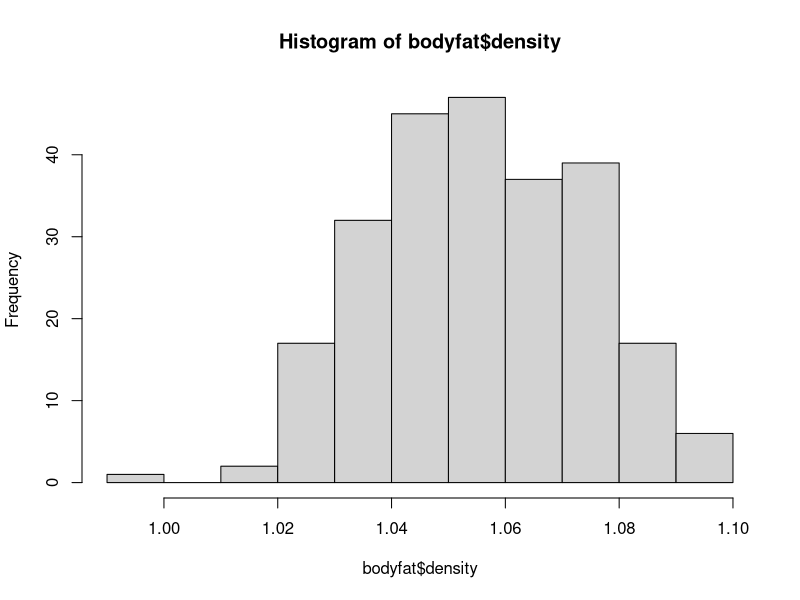
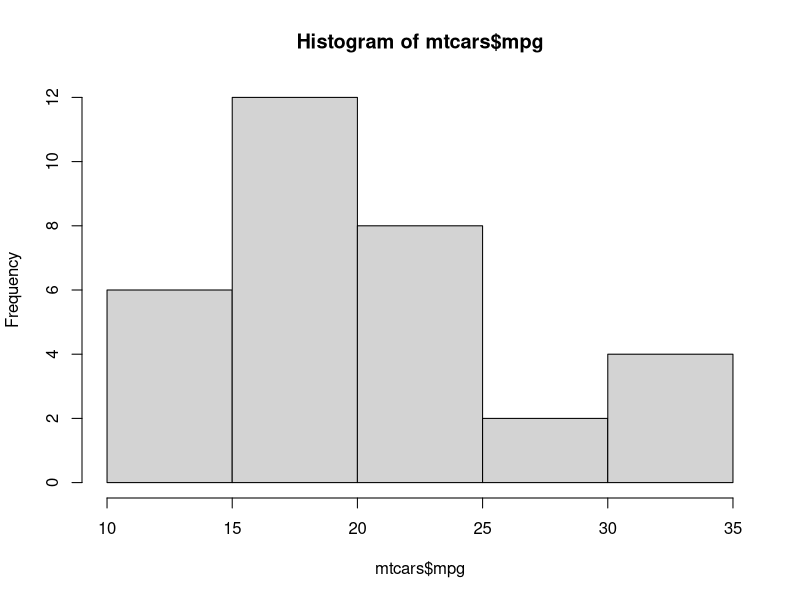
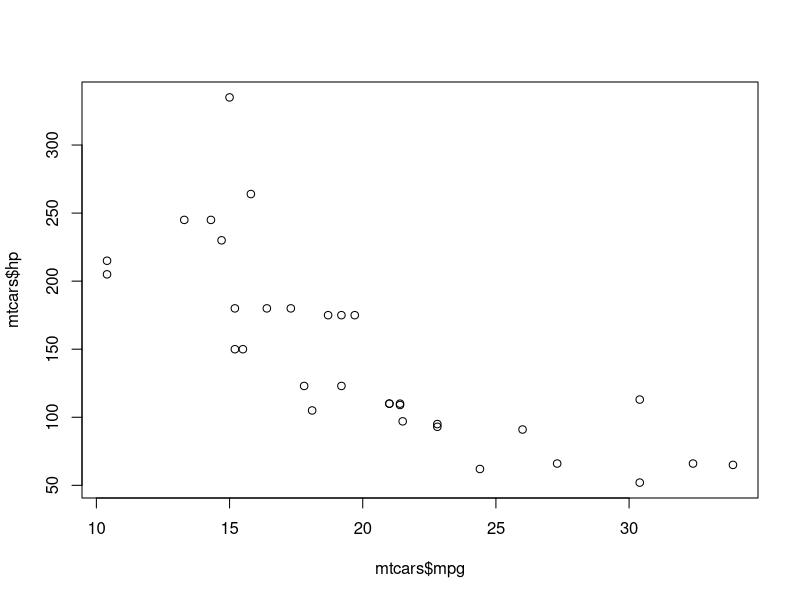
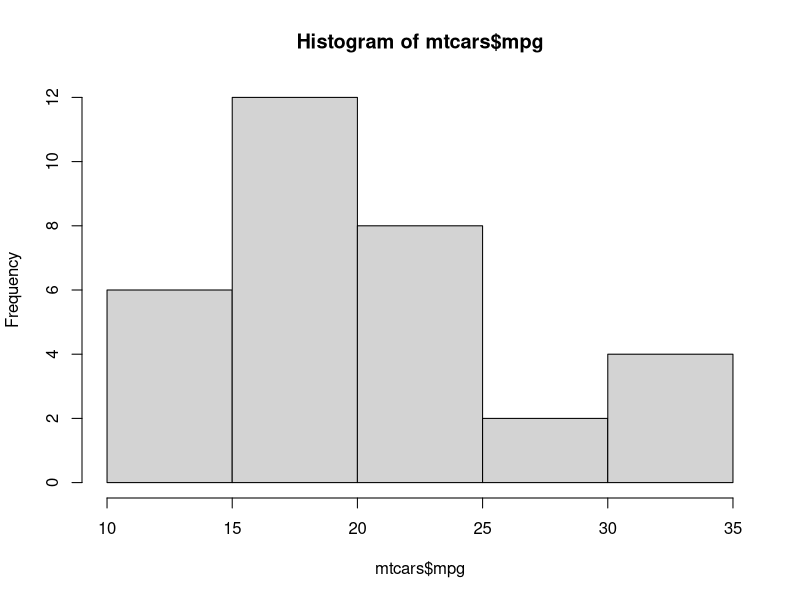
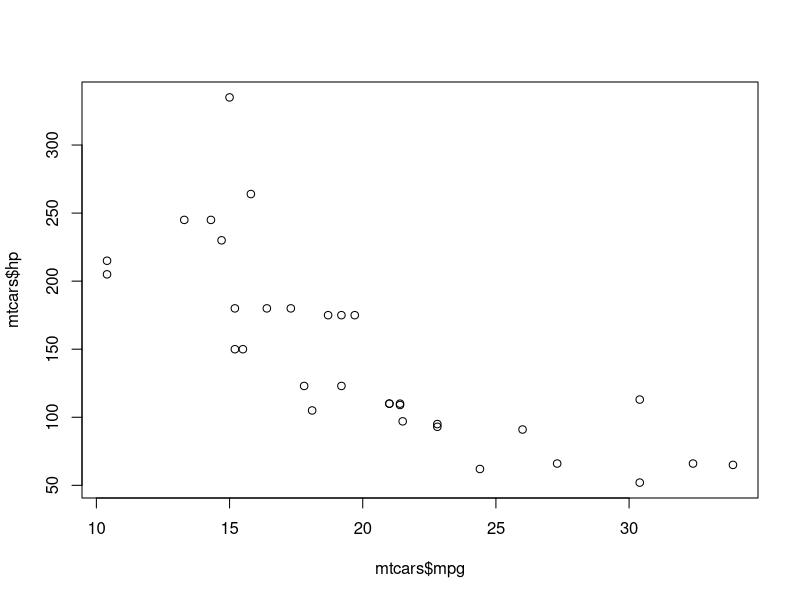
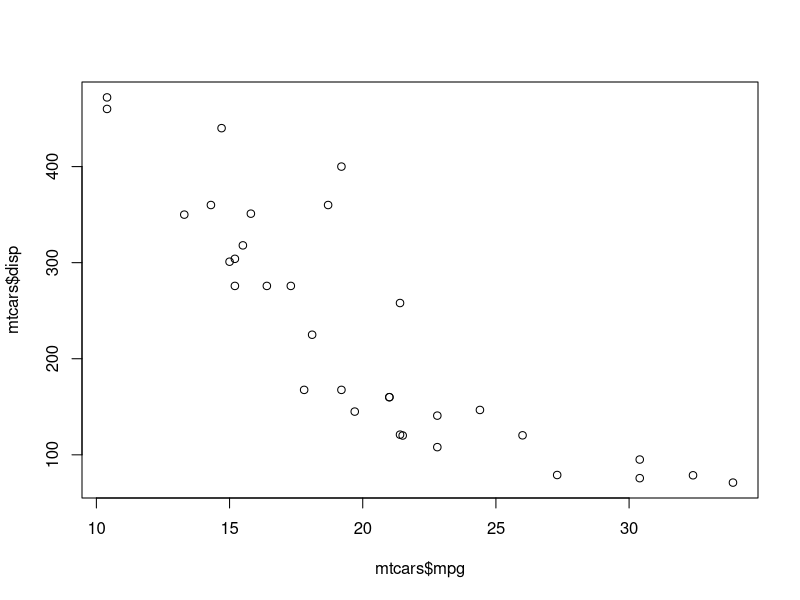
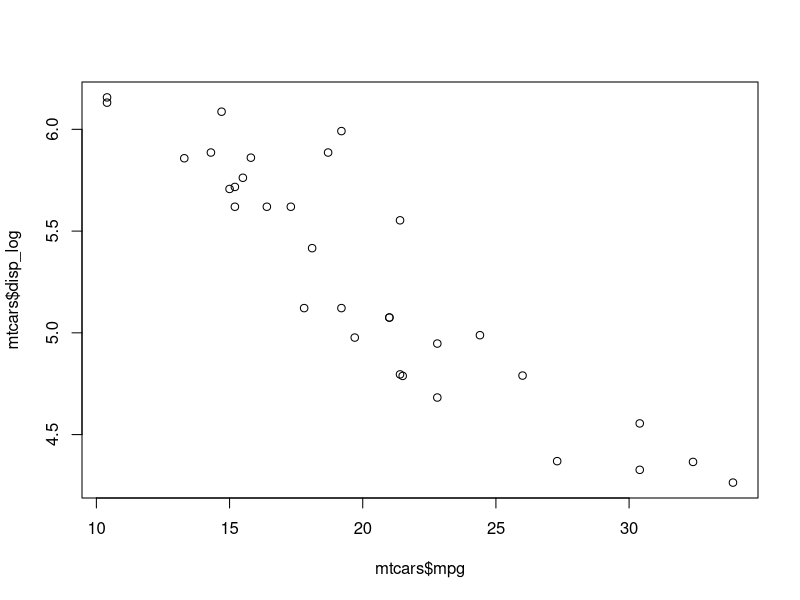
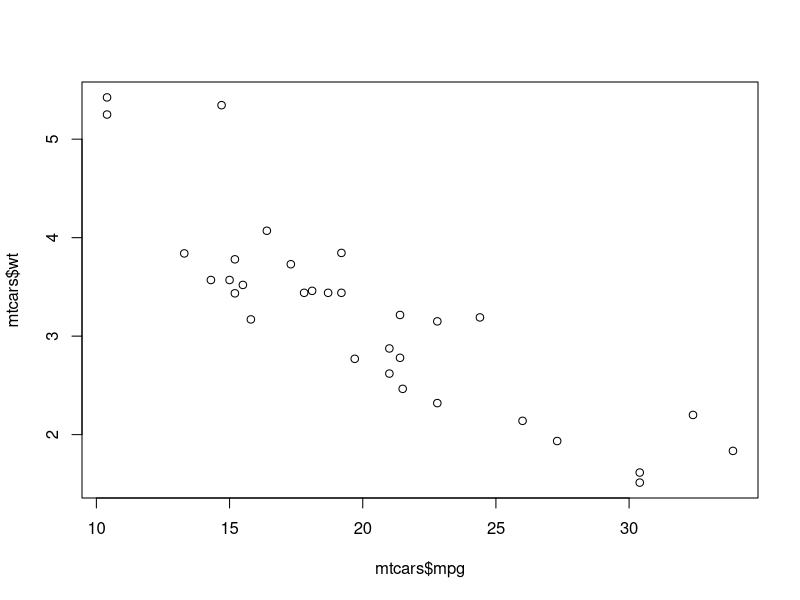

Generate these figures, in order, with R:
## ---- chunk 1
knitr::opts_chunk$set(echo = TRUE)
## ---- chunk 2
library(tidyverse)
library(dplyr)
library(readr)
library(ggplot2)
library(ggpubr)
library(GGally)
library(skimr)
library(ggplot2)
library(ggfortify)
## ---- chunk 3
getwd()
bodyfat <- read_csv("../datasets/bodyfat.csv") #Imports the data frame from a location on your computer with readr function

View(bodyfat) #Display the data frame

str(bodyfat) #Display dimensions of data frame and types of variables

summary(bodyfat) #Types of Variables and little statistic

head(bodyfat) #Displays the first few rows of the data frame

skim(bodyfat) #Shows very nice summary of the data with distribution
## ---- chunk 4
# Browse built-in datasets in R
data()
## ---- chunk 5
#Shows dataset in console
mtcars
## ---- chunk 6
#Shows the first few rows in dataset
head(mtcars)
## ---- chunk 7
#select columns in a dataframe using their names
select(mtcars, hp)
## ---- chunk 8
#transform table into data frame if necessary
data("HairEyeColor")
df <- as.data.frame(HairEyeColor)
#?HairEyeColor
## ---- chunk 9
select(mtcars, c(mpg, wt, cyl)) #either just to look at it (displayed in the script)
mtcars_2 <- select(mtcars, mpg, wt, cyl) #or assign it to a new object
select(mtcars, 2:4)

## ---- chunk 10
mutate(mtcars, mpg_log = log(mpg)) #add a column with the mpg variable log transformed
## ---- chunk 11
filter(mtcars, mpg == max(mpg)) #just to find out whats the max
mtcars_over20mpg <- filter(mtcars, mpg >= 20) #or again assign to a new object
mtcars %>% filter(disp > mean(disp, na.rm = T))
## ---- chunk 12
max_cyl <- arrange(mtcars, desc(cyl)) #arrange a colum in descending order
## ---- chunk 13

hist(bodyfat$density) #A histogram of the bodyfat data

hist(mtcars$mpg) # A histogram of the mtcars data
plot(mtcars$mpg, mtcars$hp) # A Scatterplot of the mtcars data

hist(mtcars$mpg) # A histogram of the mtcars data
plot(mtcars$mpg, mtcars$hp) # A Scatterplot of the mtcars data
plot(mtcars$mpg, mtcars$disp)

# Transformation of variables
mtcars <- mtcars %>% mutate(disp_log = log(disp))
plot(mtcars$mpg, mtcars$disp_log)

# Continous variables mpg and wt
plot(x = mtcars$mpg, y = mtcars$wt)
hist(mtcars$mpg)
hist(mtcars$wt)

#plotting all variables against each other gives a base for hypothesis
ggpairs(mtcars)
